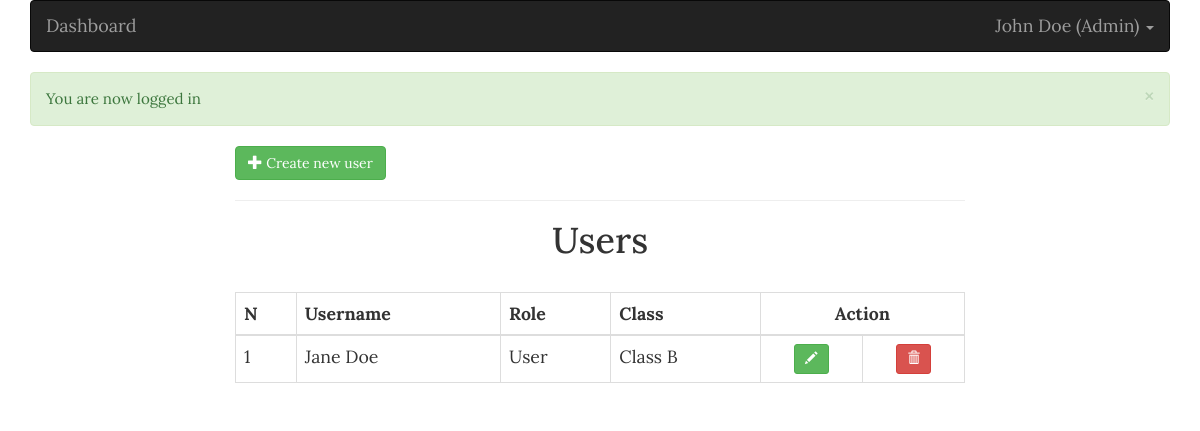
The page /admin/users/userList.php (signed in) on the database its author committed.
### tables this page shows
CREATE TABLE `users`(
    `id` INT(11) PRIMARY KEY NOT NULL AUTO_INCREMENT,
    `role_id` INT(11) DEFAULT NULL,
    `class_id` INT(11) DEFAULT NULL,
    `username` VARCHAR(255) UNIQUE NOT NULL,
    `email` VARCHAR(255) UNIQUE NOT NULL,
    `password` VARCHAR(255) NOT NULL,
    `profile_picture` VARCHAR(255) DEFAULT NULL,
    `created_at` TIMESTAMP NOT NULL DEFAULT CURRENT_TIMESTAMP ON UPDATE CURRENT_TIMESTAMP,
    `updated_at` TIMESTAMP NOT NULL DEFAULT CURRENT_TIMESTAMP,
    CONSTRAINT `users_ibfk_1` FOREIGN KEY(`role_id`) REFERENCES `roles`(`id`) ON DELETE SET NULL ON UPDATE NO ACTION,
    CONSTRAINT `user_class_ibfk_1` FOREIGN KEY(`class_id`) REFERENCES `classes`(`id`) ON DELETE SET NULL ON UPDATE NO ACTION
);

CREATE TABLE `roles` (
 `id` int(11) NOT NULL AUTO_INCREMENT,
 `name` varchar(255) NOT NULL,
 `description` text NOT NULL,
  PRIMARY KEY (`id`)
);

CREATE TABLE `classes` (
 `id` int(11) NOT NULL AUTO_INCREMENT,
 `name` varchar(255) NOT NULL,
 `description` text NOT NULL,
  PRIMARY KEY (`id`)
);

### admin/users/userLogic.php (called while the page is built, shortened)
<?php
function getAllUsers(){
  $sql = "SELECT r.name as role,c.name as class, u.id, u.role_id, u.username
          FROM users u
          LEFT JOIN roles r ON u.role_id=r.id
          LEFT JOIN classes c ON u.class_id=c.id
          WHERE u.id != ?";
  $users = getMultipleRecords($sql, 'i', [$_SESSION['user']['id']]);
  return $users;
}

### config.php (called while the page is built, shortened)
<?php
	$conn = new mysqli("localhost", "root", "", "multiple-choice-quiz");
	function getMultipleRecords($sql, $types = null, $params = []) {
		global $conn;
		$stmt = $conn->prepare($sql);
		if (!empty($params)) {
		  $stmt->bind_param($types, ...$params);
		}
		$stmt->execute();
		$result = $stmt->get_result();
		$user = $result->fetch_all(MYSQLI_ASSOC);
		return $user;
	  }
?>

### admin/users/userList.php (the view, shortened to what this page needs)
<?php include('../../config.php') ?>
<?php include(ROOT_PATH . '/admin/users/userLogic.php') ?>
<?php
  $allUsers = getAllUsers();
?>
<!DOCTYPE html>
<html>
<head>
  <link rel="stylesheet" href="https://cdnjs.cloudflare.com/ajax/libs/twitter-bootstrap/3.3.7/css/bootstrap.min.css" />
  <link rel="stylesheet" href="../../assets/css/style.css">
</head>
<body>
  <?php include(INCLUDE_PATH . "/layouts/admin_navbar.php") ?>
  <div class="col-md-8 col-md-offset-2">
    <a href="userForm.php" class="btn btn-success">
      <span class="glyphicon glyphicon-plus"></span>
      Create new user
    </a>
    <hr>
    <h1 class="text-center">Users</h1>
    <br />
    <?php if (isset($users)): ?>
      <table class="table table-bordered">
        <thead>
          <tr>
            <th>N</th>
            <th>Username</th>
            <th>Role</th>
            <th>Class</th>
            <th colspan="2" class="text-center">Action</th>
          </tr>
        </thead>
        <tbody>
          <?php foreach ($allUsers as $key => $value): ?>
            <tr>
              <td><?php echo $key + 1; ?></td>
              <td><?php echo $value['username'] ?></td>
              <td><?php echo $value['role']; ?></td>
              <td><?php echo $value['class']; ?></td>
              <td class="text-center">
                <a href="<?php echo BASE_URL ?>admin/users/userForm.php?edit_user=<?php echo $value['id'] ?>" class="btn btn-sm btn-success">
                  <span class="glyphicon glyphicon-pencil"></span>
                </a>
              </td>
              <td class="text-center">
                <a href="<?php echo BASE_URL ?>admin/users/userForm.php?delete_user=<?php echo $value['id'] ?>" class="btn btn-sm btn-danger">
                  <span class="glyphicon glyphicon-trash"></span>
                </a>
              </td>
            </tr>
          <?php endforeach; ?>
        </tbody>
      </table>
    <?php else: ?>
      <h2 class="text-center">No users in database</h2>
    <?php endif; ?>
  </div>
  <?php include(INCLUDE_PATH . "/layouts/footer.php") ?>
</body>
</html>

### includes/layouts/admin_navbar.php (shortened to what this page needs)
<div class="container">
  <nav class="navbar navbar-inverse">
    <div class="container-fluid">
      <div class="navbar-header">
        <a class="navbar-brand" href="<?php echo BASE_URL . 'admin/dashboard.php' ?>">Dashboard</a>
      </div>
      <ul class="nav navbar-nav navbar-right">
        <?php if (isset($_SESSION['user'])): ?>
          <li class="dropdown">
            <a href="#" class="dropdown-toggle" data-toggle="dropdown" role="button" aria-haspopup="true" aria-expanded="false">
              <?php echo $_SESSION['user']['username'] . ' (' . $_SESSION['user']['role'] . ')'; ?> <span class="caret"></span></a>
          </li>
        <?php endif; ?>
      </ul>
    </div>
  </nav>
  <?php include(INCLUDE_PATH . "/layouts/messages.php") ?>

### includes/layouts/messages.php (shortened to what this page needs)
<?php if (isset($_SESSION['success_msg'])): ?>
  <div class="alert <?php echo 'alert-success'; ?> alert-dismissible" role="alert">
    <button type="button" class="close" data-dismiss="alert" aria-label="Close"><span aria-hidden="true">&times;</span></button>
    <?php
      echo $_SESSION['success_msg'];
    ?>
  </div>
<?php endif; ?>

### includes/layouts/footer.php (shortened to what this page needs)
  </div>
</body>
</html>

### assets/css/style.css (style rules this page uses)
* { font-family: 'Lora', serif; font-size: 1.04em; }

### rows shown on the page
users: username "Jane Doe", role.name "User", class.name "Class B"

### other values the page prints
$_SESSION['user']['username'] "John Doe"
$_SESSION['user']['role'] "Admin"
$_SESSION['success_msg'] "You are now logged in"
